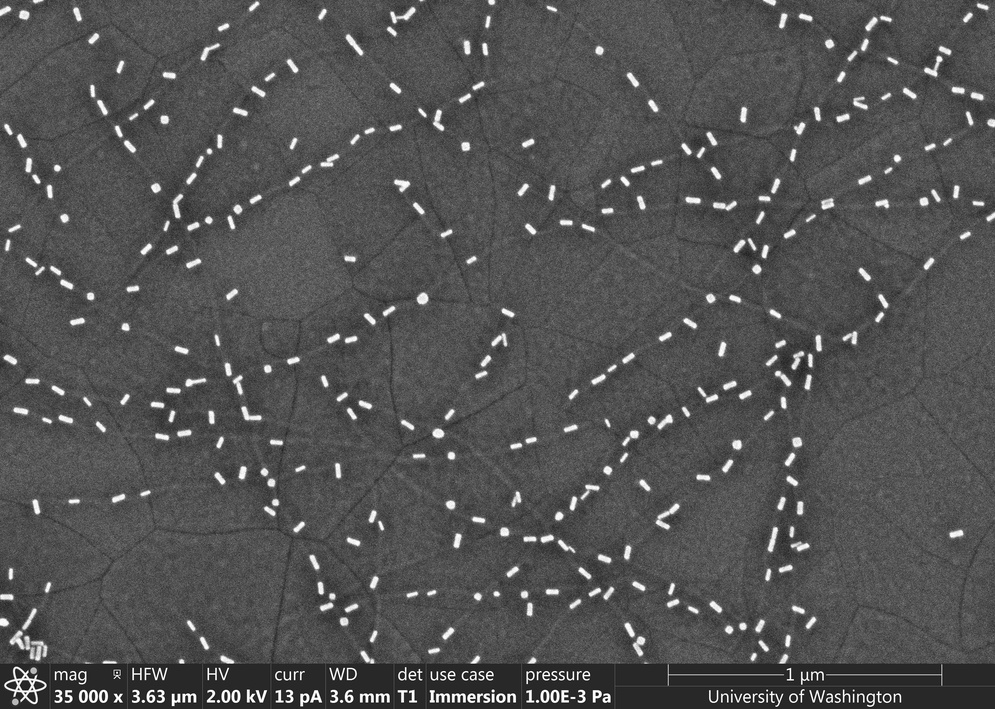
#> input picture example_images/sem_1.jpg, 995 x 709 px, shrunk from 3072 x 2188 before the run
$ jupyter execute Shape_first_trail.ipynb
#> lines starting #> are read from the running program, lines starting #| are printed output that depends on the picture; after the words box and inside, x2 and y2 are one past the last pixel; in counts of white or black regions, pixels touching at a corner belong together
[cell 1]
import numpy as np
import cv2
import skimage
from skimage import io
import matplotlib.pyplot as plt
from scipy.ndimage import gaussian_filter
from skimage.morphology import reconstruction
from scipy import stats
from statistics import mean

# Shape processor part

[cell 2]
img = cv2.imread("../example_images/sem_1.jpg", cv2.IMREAD_GRAYSCALE)
#> img is the input picture: shape (709, 995); min 0, max 255, mean 83.3

[cell 3]
image = img
image = gaussian_filter(image, 1)
seed = np.copy(image)
seed[1:-1, 1:-1] = image.min()
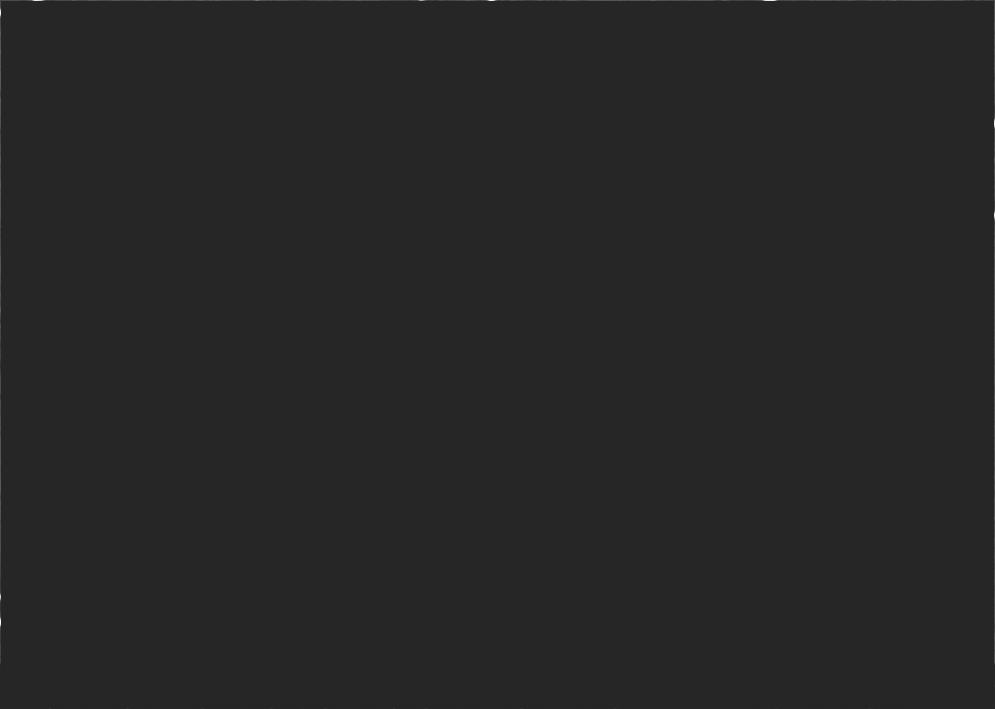
#> seed: shape (709, 995); min 38, max 248, mean 38.1
mask = image
dilated = reconstruction(seed, mask, method='dilation')
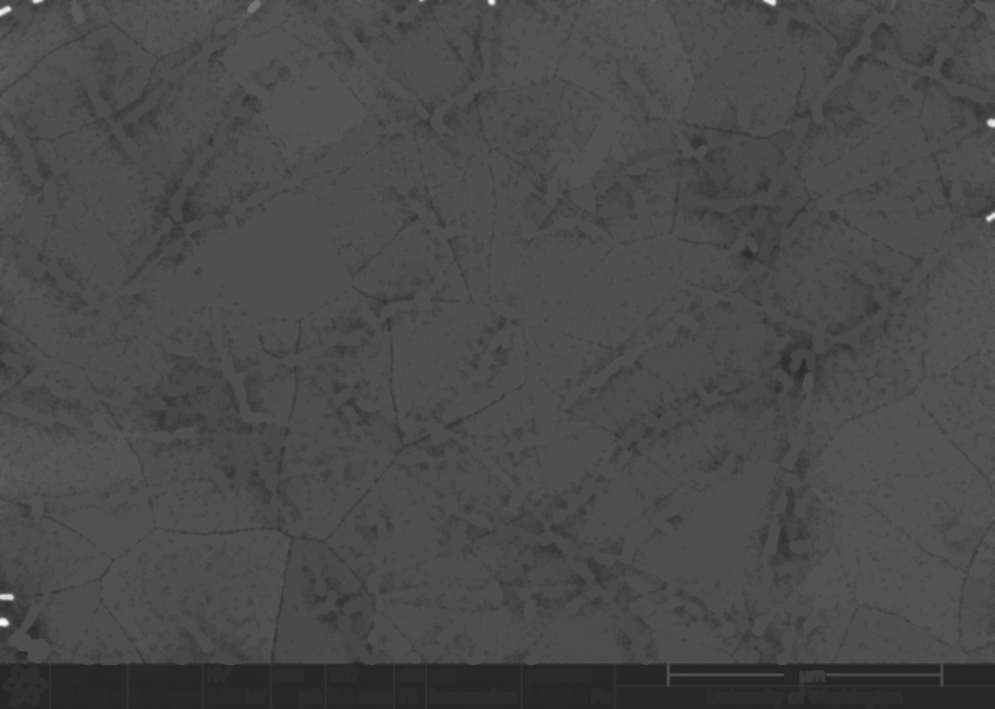
#> dilated: shape (709, 995) float64; min 38, max 248, mean 74.6

[cell 4]
def boundary_detection(img, thres = 20):
    '''
    thres: threshold to distinguish the scale bar background with particle background by grey scale
    for now only work for SEM img, needs update if apply to different imgs
    scan from upper to bottom, also needs update if need scan from left to right
    '''
#> called with thres = 20
    mode_list = []
    for line in range(len(img)):
        mode = stats.mode(img[line])
        mode_list.append(int(mode[0]))

        if line >= 1:
            mode_mean = mean(mode_list)
            if mode_mean - int(mode[0]) >= thres:
                boundary = line
                break
#> this loop made 664 passes
#> (mode, mode_mean) on passes 2 to 13: ((75, 64), 77.5), ((78, 66), 77.67), ((79, 67), 78), ((81, 74), 78.6), ((81, 72), 79), ((83, 81), 79.57), ((80, 82), 79.62), ((84, 89), 80.11), ((79, 103), 80), ((79, 127), 79.91), ((79, 130), 79.83), ((79, 130), 79.77)
#> mode_mean on passes 61 to 66: 79.98, 79.98, 79.98, 79.98, 79.98, 79.98
#> after the loop, mode_list = 664 values, max 84 at index 8, min 59 at index 663, mean 79.33

    return boundary

[cell 5]
bound = boundary_detection(dilated)
#> bound = 663
img_c = img[:bound,:]
#img_c = cv2.GaussianBlur(img_c,(5,5),0)

[cell 6]
_, threshold = cv2.threshold(img_c, 220, 255, cv2.THRESH_BINARY)
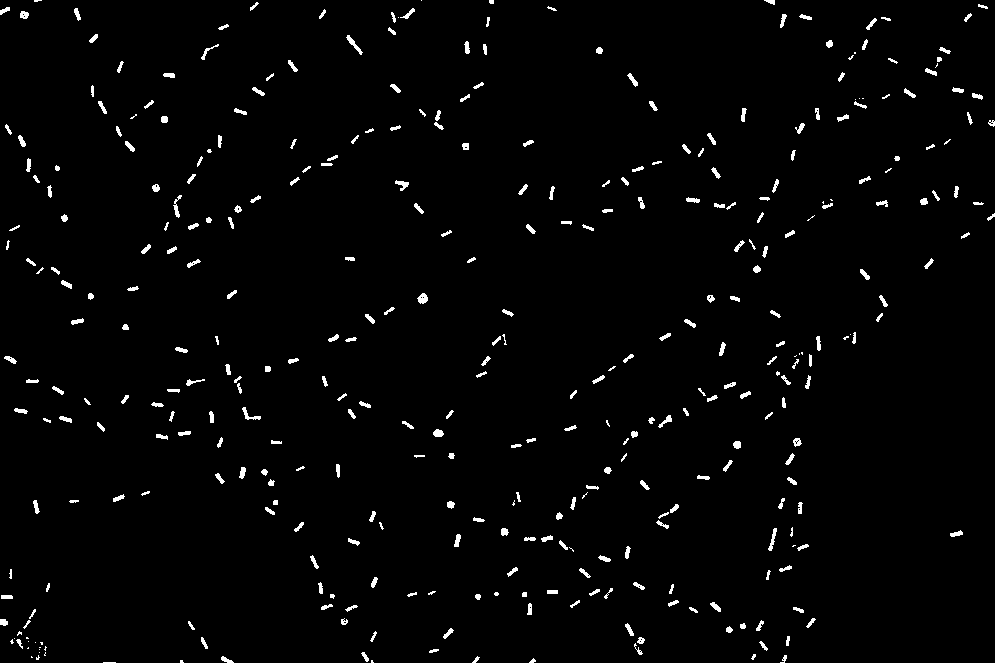
#> threshold: shape (663, 995); 2% white; 375 white regions (57 under 20 px)
contours, _=cv2.findContours(threshold, cv2.RETR_TREE, cv2.CHAIN_APPROX_SIMPLE)
#> contours = 413 contours, 175 with area under 20; largest, box (x1, y1, x2, y2) and area: (417, 293, 428, 304) 69, (346, 35, 363, 55) 68, (768, 528, 777, 551) 56, (242, 407, 261, 420) 56, (433, 429, 444, 437) 54
for contour in contours:
    cv2.drawContours(threshold, contour, -1, (130, 0, 0), 3)
#> this loop made 413 passes
#> contour on passes 1, 7, 9: [[103, 662], [115, 662]], [[31, 656], [31, 657], [32, 657]], [[782, 659], [783, 658], [784, 659], [783, 660]]
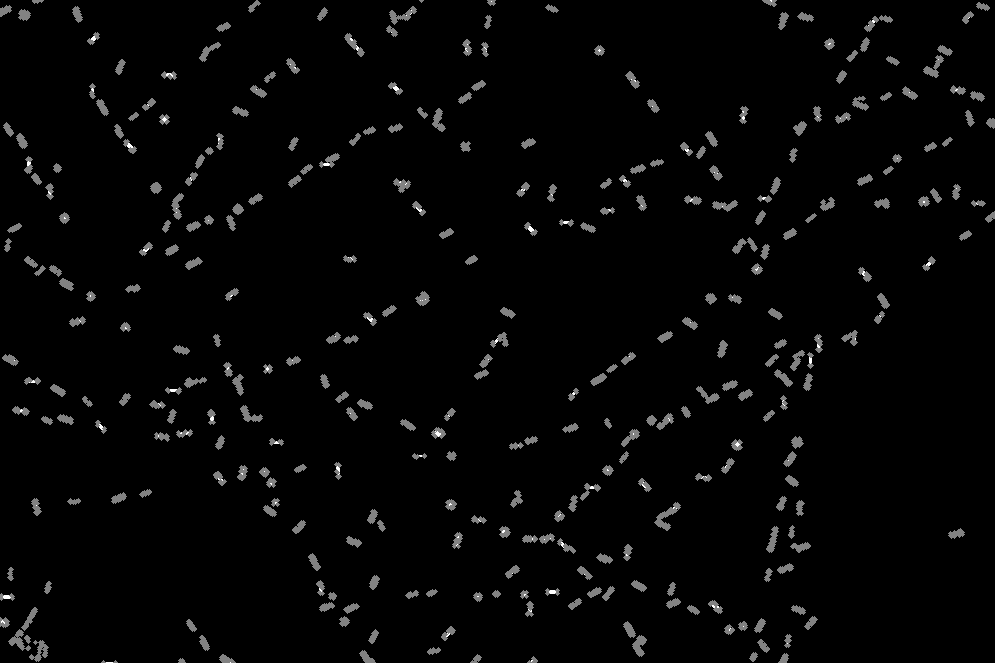
#> threshold: shape (663, 995); 4.41% of pixels changed, all inside (x1, y1, x2, y2) = (0, 0, 995, 663)
plt.figure(figsize=(20,16))
plt.imshow(threshold)

#For the particles, a filter is needed to filter out small areas to avoid additional noises

[cell 7]
font = cv2.FONT_HERSHEY_COMPLEX
#> font = 3
edge = []
for cnt in contours:
    approx = cv2.approxPolyDP(cnt, 0.1, True)#Approx estimation parameter needs be tuned
    hull = cv2.convexHull(approx)
    edge.append(len(hull))
#> this loop made 413 passes
#> hull on passes 2, 3, 9: [[372, 660], [373, 662], [371, 662], [371, 660]], [[182, 660], [183, 662], [180, 662], [180, 660]], [[782, 659], [783, 658], [784, 659], [783, 660]]
#> after the loop, edge = 413 values, max 12 at index 364, min 1 at index 13, mean 7.25
# [7 lines of commented-out code are left out]

[cell 8]
print(len(edge))
#| 413
plt.hist(edge)
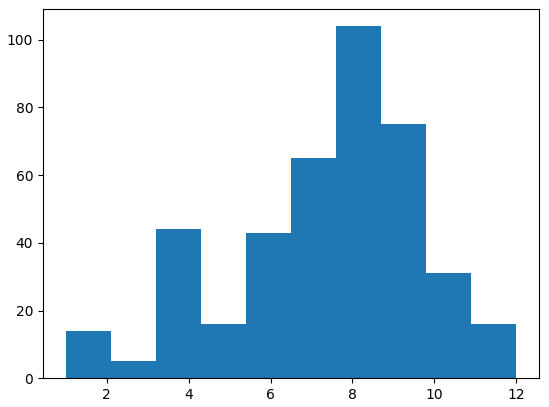
#> figure drawn by matplotlib, 1 panel; tallest bar 104 high, from x = 7.6 to 8.7

[cell 9]
plt.figure(figsize=(20,16))
io.imshow(threshold)

Play with cv2 trails

[cell 10]
img = cv2.imread("../example_images/sem_1.jpg", cv2.IMREAD_GRAYSCALE)

[cell 11]
kernel = np.array([[0.04, 0.04, 0.04, 0.04, 0.04],
                    [0.04, 0.04, 0.04, 0.04, 0.04],
                    [0.04, 0.04, 0.04, 0.04, 0.04],
                    [0.04, 0.04, 0.04, 0.04, 0.04],
                    [0.04, 0.04, 0.04, 0.04, 0.04]])

[cell 12]
kernel = np.ones((8,8))
kernel = kernel / 64

[cell 13]
img_f = cv2.filter2D(img_c, -1, kernel)
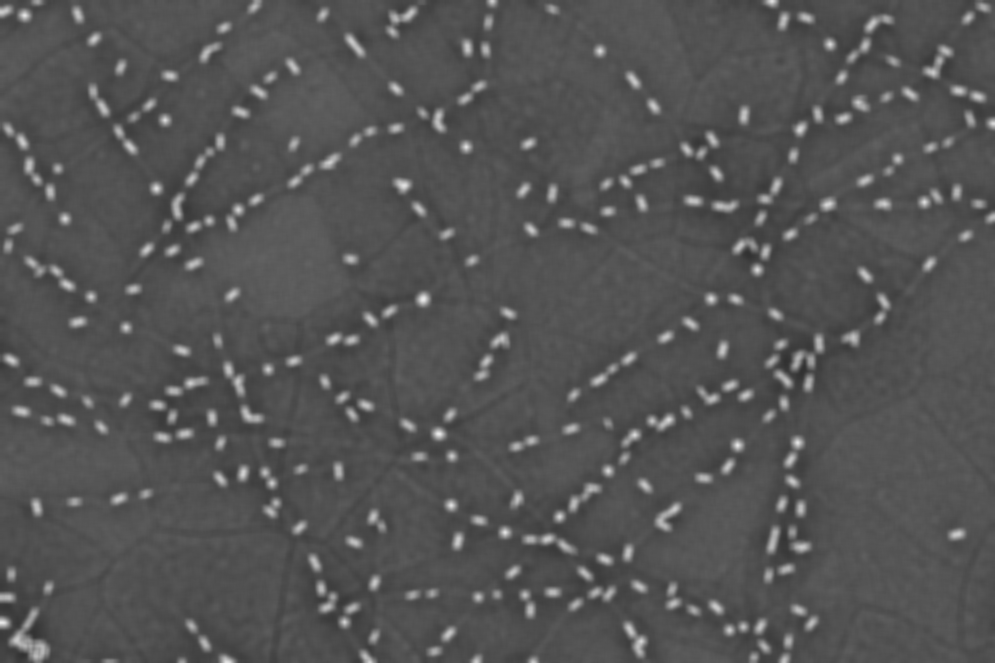
#> img_f: shape (663, 995); min 49, max 234, mean 84.6

[cell 14]
plt.figure(figsize=(20,16))
io.imshow(img_f)

[cell 15]
_, threshold = cv2.threshold(img_f, 220, 255, cv2.THRESH_BINARY)
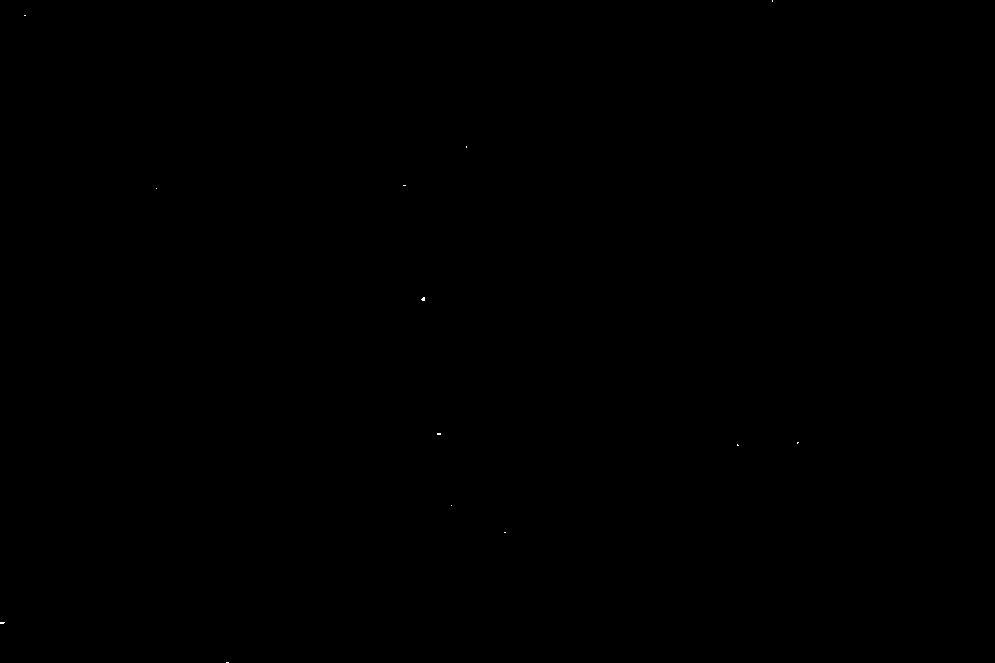
#> threshold: shape (663, 995); 0.01% white in thin lines or dots, all inside (x1, y1, x2, y2) = (0, 0, 799, 663)
contours, _=cv2.findContours(threshold, cv2.RETR_TREE, cv2.CHAIN_APPROX_SIMPLE)
#> contours = 13 contours, all with area under 20
for contour in contours:
    cv2.drawContours(img_f, contour, -1, (130, 0, 0), 1)
#> this loop made 13 passes
#> contour on passes 1, 2, 3, 4, 5, 6, 7, 9, 10, 11, 12, 13: [[226, 662], [228, 662]], [[0, 622], [0, 623], [3, 623], [4, 622]], [[504, 532], [505, 532]], [[451, 505]], [[737, 444], [737, 445], [738, 445]], [[797, 442], [797, 443], [798, 442]], [[437, 433], [437, 434], [440, 434], [440, 433]], [[156, 188]], [[403, 185], [405, 185]], [[466, 146], [466, 147]], [[24, 15], [25, 15]], [[772, 0], [772, 1]]
#> img_f: shape (663, 995); 0.01% of pixels changed, all inside (x1, y1, x2, y2) = (0, 0, 799, 663)
plt.figure(figsize=(20,16))
plt.imshow(img_f)

[cell 16]
font = cv2.FONT_HERSHEY_COMPLEX
edge = []
for cnt in contours:
    approx = cv2.approxPolyDP(cnt, 0.1, True)#Approx estimation parameter needs be tuned
    hull = cv2.convexHull(approx)
    edge.append(len(hull))
#> this loop made 13 passes
#> (approx, hull) on passes 1, 3, 5, 7, 10, 11, 12: ([[226, 662], [228, 662]], [[228, 662], [226, 662]]), ([[504, 532], [505, 532]], [[505, 532], [504, 532]]), ([[737, 444], [737, 445], [738, 445]], [[738, 445], [737, 445], [737, 444]]), ([[437, 433], [437, 434], [440, 434], [440, 433]], [[440, 433], [440, 434], [437, 434], [437, 433]]), ([[403, 185], [405, 185]], [[405, 185], [403, 185]]), ([[466, 146], [466, 147]], [[466, 147], [466, 146]]), ([[24, 15], [25, 15]], [[25, 15], [24, 15]])
#> after the loop, edge = [2, 4, 2, 1, 3, 3, 4, 5, 1, 2, 2, 2, 2]
    # [7 lines of commented-out code are left out]

[cell 17]
print(len(edge))
#| 13
plt.hist(edge)
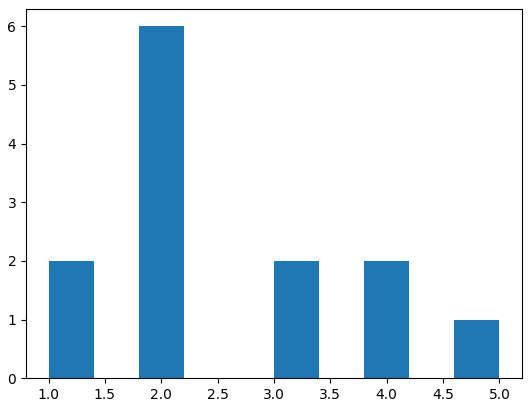
#> figure drawn by matplotlib, 1 panel; tallest bar 6 high, from x = 1.8 to 2.2

$ run again, with example_images/sem_2.jpg copied over example_images/sem_1.jpg
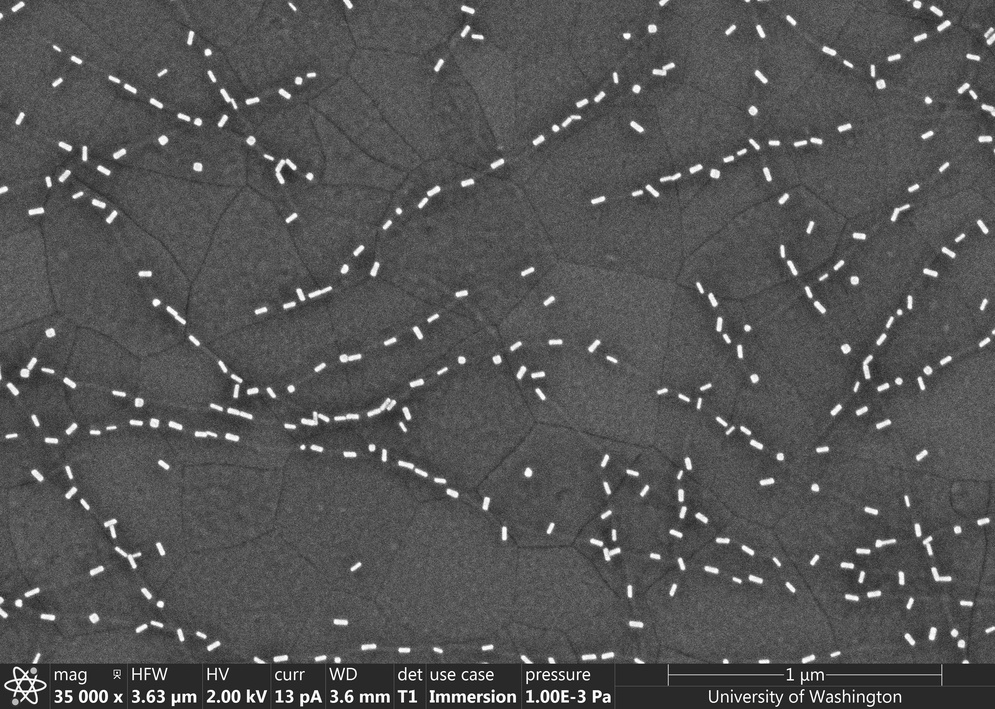
#> input picture example_images/sem_2.jpg, 995 x 709 px, shrunk from 3072 x 2188 before the run
#> img is the input picture: shape (709, 995); min 0, max 255, mean 84.3
#> the loop in boundary_detection, `for line in range(len(img)):` made 665 passes
#> (mode, mode_mean) on passes 2 to 9: ((85, 70), 82.5), ((83, 78), 82.67), ((84, 89), 83), ((83, 84), 83), ((83, 90), 83), ((79, 94), 82.43), ((79, 95), 82), ((80, 90), 81.78)
#> after the loop in boundary_detection, `for line in range(len(img)):`: mode_list = 665 values, max 85 at index 1, min 47 at index 664, mean 80.48
#> bound = 664
#> `contours, _=cv2.findContours(threshold, cv2.RETR_TREE, cv2.CHAIN_APPRO..`: contours = 378 contours, 131 with area under 20; largest, box (x1, y1, x2, y2) and area: (276, 160, 285, 183) 58, (167, 307, 185, 324) 56, (228, 408, 252, 419) 54, (932, 568, 951, 581) 54, (221, 89, 237, 108) 49
#> the loop `for contour in contours:` made 378 passes
#> contour on passes 1, 22, 34: [[964, 661], [963, 662], [967, 662], [967, 661]], [[961, 644], [962, 643], [963, 644], [962, 645]], [[92, 618], [93, 617], [94, 618], [93, 619]]
#> after the loop `for contour in contours:`:
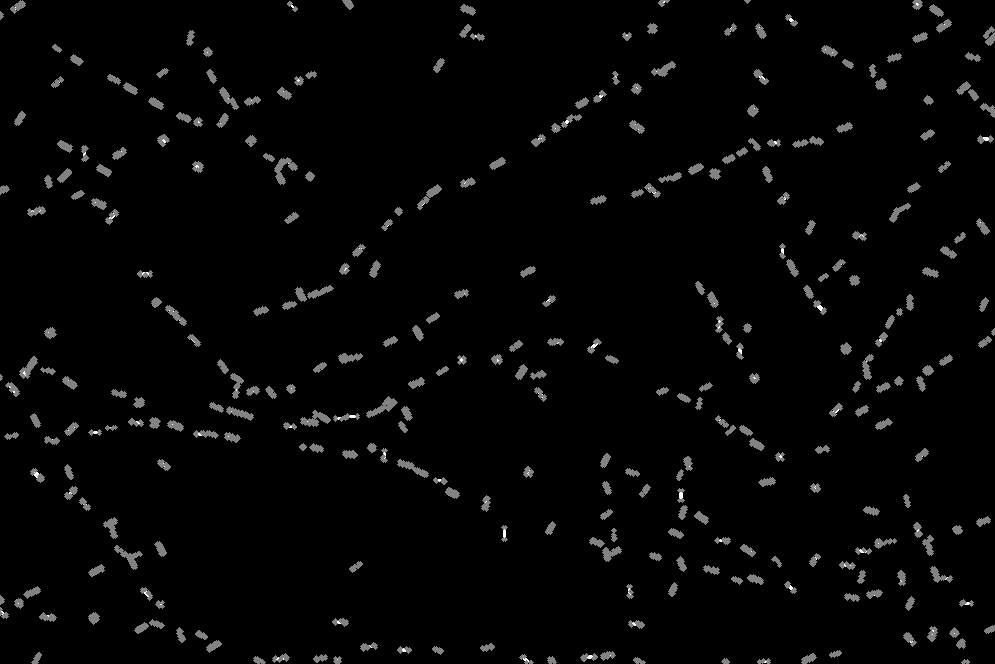
#> threshold: shape (664, 995); min 0, max 255, mean 5.8
#> font = 3
#> the loop `for cnt in contours:` made 378 passes
#> hull on passes 22, 34, 35: [[961, 644], [962, 643], [963, 644], [962, 645]], [[92, 618], [93, 617], [94, 618], [93, 619]], [[93, 617], [94, 616], [95, 617], [94, 618]]
#> after the loop `for cnt in contours:`: edge = 378 values, max 11 at index 50, min 1 at index 150, mean 7.48
#| 378
#> `contours, _=cv2.findContours(threshold, cv2.RETR_TREE, cv2.CHAIN_APPRO..`: contours = 8 contours, all with area under 20
#> the loop `for contour in contours:` made 8 passes
#> contour on passes 1 to 8: [[94, 618]], [[154, 423], [155, 423]], [[25, 373]], [[846, 349]], [[715, 173], [715, 174], [716, 174]], [[198, 167]], [[163, 140], [163, 141], [164, 140]], [[881, 84]]
#> the loop `for cnt in contours:` made 8 passes
#> after the loop `for cnt in contours:`: edge = [1, 2, 1, 1, 3, 1, 3, 1]
#| 8
#> `[cell 17] print(len(edge)) plt.hist(edge)`:
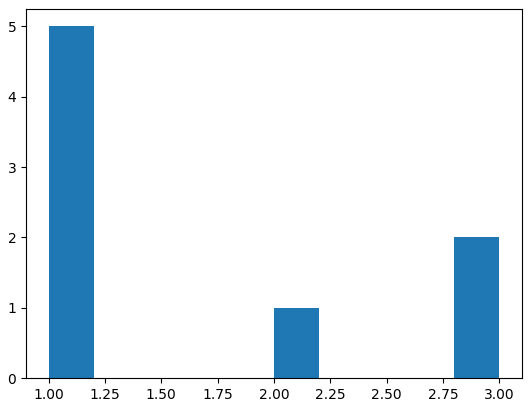
#> figure drawn by matplotlib, 1 panel; tallest bar 5 high, from x = 1 to 1.2
